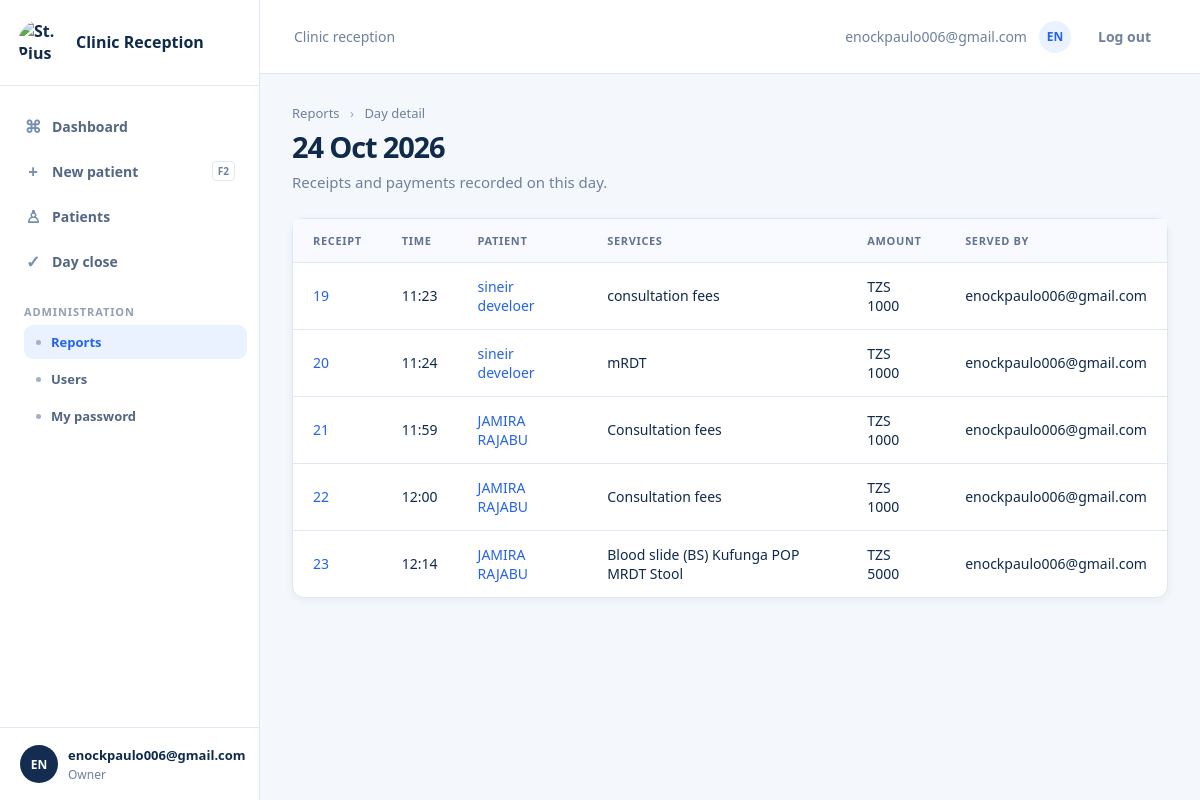
The page /reports/day/2026-10-24/ (signed in) on the database its author committed.
### reception/models.py (models this page shows, shortened)
class Payment(models.Model):
    receipt_no = models.PositiveIntegerField(unique=True)
    visit = models.ForeignKey(
        Visit,
        on_delete=models.PROTECT,
        related_name="payments",
    )
    total = models.PositiveIntegerField()
    paid_at = models.DateTimeField(auto_now_add=True)
    received_by = models.ForeignKey(
        User,
        on_delete=models.PROTECT,
        related_name="+",
    )
    reprints = models.PositiveSmallIntegerField(default=0)

class Visit(models.Model):
    SEX = [
        ("M", "Male"),
        ("F", "Female"),
    ]
    name = models.CharField(max_length=120)
    first_name = models.CharField(max_length=60, blank=True, default="")
    second_name = models.CharField(max_length=60, blank=True, default="")
    phone = models.CharField(max_length=20, blank=True)
    age = models.PositiveSmallIntegerField()
    sex = models.CharField(max_length=1, choices=SEX)
    physical_address = models.CharField(
        max_length=255,
        blank=True,
        default="",
    )
    created_at = models.DateTimeField(auto_now_add=True)
    created_by = models.ForeignKey(
        User,
        on_delete=models.PROTECT,
        related_name="+",
    )
    patient = models.ForeignKey(Patient, on_delete=models.PROTECT, related_name="visits")

class Patient(models.Model):
    SEX = [("M", "Male"), ("F", "Female")]
    name = models.CharField(max_length=120)
    first_name = models.CharField(max_length=60, blank=True, default="")
    second_name = models.CharField(max_length=60, blank=True, default="")
    phone = models.CharField(max_length=20, blank=True)
    sex = models.CharField(max_length=1, choices=SEX)
    created_at = models.DateTimeField(auto_now_add=True)
    created_by = models.ForeignKey(User, on_delete=models.PROTECT, related_name="+")

class PaymentItem(models.Model):
    payment = models.ForeignKey(
        Payment,
        on_delete=models.PROTECT,
        related_name="items",
    )
    service = models.ForeignKey(Service, on_delete=models.PROTECT)
    name = models.CharField(max_length=100)
    price = models.PositiveIntegerField()

### reception/views.py (the view)
# urls.py: path("reports/day/<str:report_date>/", views.report_day, name="report_day"),
@owner_required
def report_day(request, report_date):
    selected = get_object_or_404(DayClose, date=report_date) if False else date.fromisoformat(report_date)
    payments = Payment.objects.filter(paid_at__date=selected).select_related("visit__patient", "received_by").prefetch_related("items")
    return render(request, "reception/report_day.html", {"day": selected, "payments": payments})

### reception/context_processors.py (called while the page is built)
def clinic_name(request):
    return {"CLINIC_NAME": get_clinic_name(), "is_owner": is_owner(request.user)}

### reception/services.py (called while the page is built)
def is_owner(user):
    return bool(
        user
        and user.is_authenticated
        and (
            user.is_superuser
            or user.groups.filter(name="Owner").exists()
        )
    )

def owner_required(view):
    @login_required
    @wraps(view)
    def wrapped_view(request, *args, **kwargs):
        if not is_owner(request.user):
            raise PermissionDenied("Owner access is required.")
        return view(request, *args, **kwargs)
    return wrapped_view

### reception/templates/reception/report_day.html
{% extends "reception/base.html" %}{% block content %}<div class="page-header"><div><div class="breadcrumbs">Reports <span>›</span> Day detail</div><h1>{{ day|date:"d M Y" }}</h1><p class="page-subtitle">Receipts and payments recorded on this day.</p></div></div><section class="panel"><div class="panel-body flush"><table><thead><tr><th>Receipt</th><th>Time</th><th>Patient</th><th>Services</th><th>Amount</th><th>Served by</th></tr></thead><tbody>{% for payment in payments %}<tr><td><a href="{% url 'receipt_detail' payment.receipt_no %}">{{ payment.receipt_no }}</a></td><td>{{ payment.paid_at|time:"H:i" }}</td><td><a href="{% url 'patient_detail' payment.visit.patient.pk %}">{{ payment.visit.patient.name }}</a></td><td>{% for item in payment.items.all %}{{ item.name }} {% endfor %}</td><td>TZS {{ payment.total }}</td><td>{{ payment.received_by }}</td></tr>{% empty %}<tr><td colspan="6" class="empty">No receipts.</td></tr>{% endfor %}</tbody></table></div></section>{% endblock %}

### reception/templates/reception/base.html (shortened to what this page needs)
<!doctype html>
{% load static %}
<html lang="en">
<head>
    <link rel="stylesheet" href="{% static 'css/app.css' %}">
</head>
<body>
    <div class="app-shell">
        <aside class="sidebar">
            <a class="brand" href="{% url 'dashboard' %}">
                <img
                    class="brand-logo"
                    src="{% static 'images/st-pius-logo.png' %}"
                    alt="St. Pius Dispensary logo"
                >
                <span class="brand-name">{{ CLINIC_NAME }}</span>
            </a>
            <nav class="nav" aria-label="Main navigation">
                <a
                    class="nav-link {% if request.resolver_match.url_name == 'dashboard' %}active{% endif %}"
                    href="{% url 'dashboard' %}"
                >
                    <span class="nav-icon">⌘</span>
                    Dashboard
                </a>
                <a
                    id="new-patient-link"
                    class="nav-link {% if request.resolver_match.url_name == 'visit_new' %}active{% endif %}"
                    href="{% url 'visit_new' %}"
                >
                    <span class="nav-icon">+</span>
                    New patient
                    <kbd>F2</kbd>
                </a>
                <a
                    class="nav-link {% if request.resolver_match.url_name == 'patient_list' or request.resolver_match.url_name == 'patient_detail' %}active{% endif %}"
                    href="{% url 'patient_list' %}"
                >
                    <span class="nav-icon">♙</span>
                    Patients
                </a>
                <a
                    class="nav-link {% if request.resolver_match.url_name == 'day_close' %}active{% endif %}"
                    href="{% url 'day_close' %}"
                >
                    <span class="nav-icon">✓</span>
                    Day close
                </a>
                {% if is_owner %}
                    <div class="nav-group">Administration</div>
                    <a
                        class="nav-sub {% if request.resolver_match.url_name == 'reports' or request.resolver_match.url_name == 'report_day' %}active{% endif %}"
                        href="{% url 'reports' %}"
                    >
                        Reports
                    </a>
                    <a
                        class="nav-sub {% if request.resolver_match.url_name == 'user_list' or request.resolver_match.url_name == 'user_new' %}active{% endif %}"
                        href="{% url 'user_list' %}"
                    >
                        Users
                    </a>
                {% endif %}
                <a
                    class="nav-sub {% if request.resolver_match.url_name == 'account_password' %}active{% endif %}"
                    href="{% url 'account_password' %}"
                >
                    My password
                </a>
            </nav>
            <div class="sidebar-user">
                <span class="avatar">
                    {{ user.get_username|slice:':2'|upper }}
                </span>
                <span>
                    <strong>
                        {{ user.get_full_name|default:user.get_username }}
                    </strong>
                    <small>
                        {% if is_owner %}Owner{% else %}Receptionist{% endif %}
                    </small>
                </span>
            </div>
        </aside>
        <section class="shell">
            <header class="topbar">
                <div class="topbar-crumb">
                    {% block topbar %}Clinic reception{% endblock %}
                </div>
                <div class="topbar-user">
                    <span>{{ user.get_username }}</span>
                    <span class="avatar avatar-small">
                        {{ user.get_username|slice:':2'|upper }}
                    </span>
                    <form method="post" action="{% url 'logout' %}">
                        <button class="logout" type="submit">
                            Log out
                        </button>
                    </form>
                </div>
            </header>
            <main>
                {% block content %}{% endblock %}
            </main>
        </section>
    </div>
</body>
</html>

### rows shown on the page
Payment: receipt_no "19", paid_at "11:23", visit.patient.name "sineir develoer", total "1000", received_by "enockpaulo006@gmail.com"
PaymentItem: name "consultation fees"
Payment: receipt_no "20", paid_at "11:24", visit.patient.name "sineir develoer", total "1000", received_by "enockpaulo006@gmail.com"
PaymentItem: name "mRDT"
Payment: receipt_no "21", paid_at "11:59", visit.patient.name "JAMIRA RAJABU", total "1000", received_by "enockpaulo006@gmail.com"
PaymentItem: name "Consultation fees"
Payment: receipt_no "22", paid_at "12:00", visit.patient.name "JAMIRA RAJABU", total "1000", received_by "enockpaulo006@gmail.com"
PaymentItem: name "Consultation fees"
Payment: receipt_no "23", paid_at "12:14", visit.patient.name "JAMIRA RAJABU", total "5000", received_by "enockpaulo006@gmail.com"
PaymentItem: name "Blood slide (BS)"
PaymentItem: name "Kufunga POP"
PaymentItem: name "MRDT"
PaymentItem: name "Stool"

### other values the page prints
{{ CLINIC_NAME }} "Clinic Reception"
{{ user.get_username|slice:':2'|upper }} "EN"
{{ user.get_full_name|default:user.get_username }} "enockpaulo006@gmail.com"
{{ user.get_username }} "enockpaulo006@gmail.com"
{{ day|date:"d M Y" }} "24 Oct 2026"
